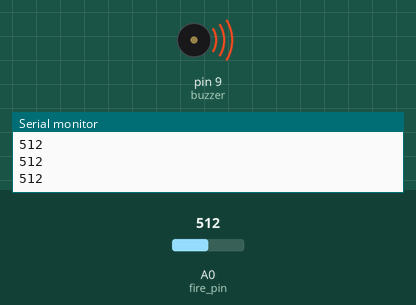
Recording of a sketch running on a simulated Arduino Uno, built with avr-gcc and run on an emulated ATmega328P. On the bench: buzzer (waves = sounding, pin HIGH), the last lines printed to the serial monitor. Inputs (shaded band) come from the test bench; at power-on: A0 (fire_pin) = 512.

Above: at 3.4 s.
3.5 s: A0 (fire_pin) set to 584
5.0 s: A0 (fire_pin) set to 609
At 6.0 s:
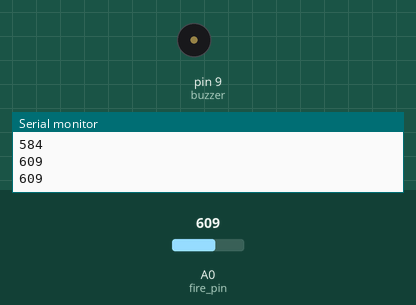
6.5 s: A0 (fire_pin) set to 590
At 9.9 s:
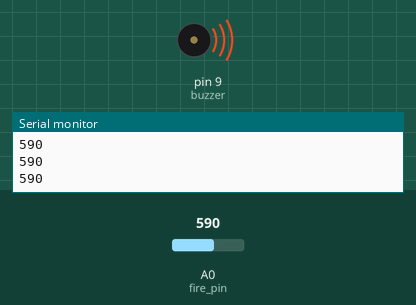
Timing chart, 0 to 11.4 s (numbered marks = the images above; inputs shaded):
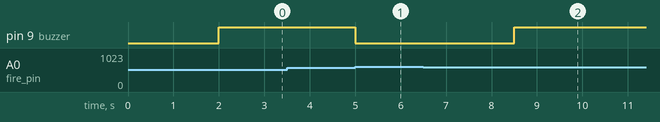

The sketch:

Flame_sensor.ino
```cpp
// (licence header left out)
int fire_pin = A0 ;     // define analog 5 pin for fire-sensor pin
int buzzer = 9 ;        // buzzer dirver pin
int val = 0;
int count = 0 ;
void setup()
{
    pinMode(buzzer,OUTPUT);        // buzzer pin is output
    pinMode(fire_pin,INPUT);       // fire-sensor pin is input
    Serial.begin(115200);          // init baud rate is 115200
    digitalWrite(buzzer,LOW);      // buzzer default value is 0
}
void loop()
{
    val = analogRead(fire_pin);    // get fire-sensor analog value
    Serial.println(val);
    if( val < 600 )                // get value > 600 counet add
    {
        count++ ;
    }
    else
    {
       count = 0 ;
    }
    if( count >= 5 )              // count > 5 ensure infrared radiation found and give an alarm
    {
        digitalWrite(buzzer , HIGH );
    }
    else
    {
        digitalWrite(buzzer , LOW );   // disable an alarm
    }
    delay(500);
}
```

Measured:
- the behaviour switches between 599 and 600 on A0 (fire_pin) (found by bisection; images 0 and 1)
- after the input at 5.0 s, pin 9 (buzzer): HIGH → LOW at once
- after the input at 6.5 s, pin 9 (buzzer): LOW → HIGH after 2.0 s
